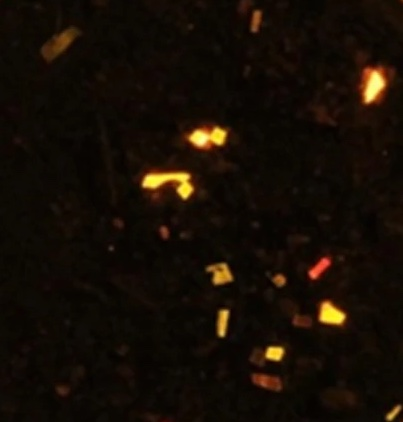
#> input picture test-images/test_image_3.jpg, 403 x 422 px
$ python analyze_microplastics.py
#> lines starting #> are read from the running program, lines starting #| are printed output that depends on the picture; after the words box and inside, x2 and y2 are one past the last pixel; in counts of white or black regions, pixels touching at a corner belong together
import cv2
import numpy as np
import matplotlib.pyplot as plt
import os

def analyze_microplastics(image_path, min_area=10, max_area=5000, low_thresh=10, high_thresh=30, show_plot=True):
    """
    Analyze a fluorescence image for microplastic particles.

    Args:
        image_path (str): Path to the captured image file.
        min_area (int): Minimum contour area to count (in pixels).
        max_area (int): Maximum contour area to count.
        low_thresh (int): Max count for 'Low' classification.
        high_thresh (int): Max count for 'Medium' classification.
        show_plot (bool): Whether to display the visualization plot.

    Returns:
        particle_count (int): Number of detected particles.
        category (str): 'Low', 'Medium', or 'High'

    Raises:
        ValueError: If min_area > max_area or if thresholds are invalid
        FileNotFoundError: If the image file doesn't exist
    """
#> called with image_path = './test-images/test_image_3.jpg', min_area = 10, max_area = 5000, low_thresh = 10, high_thresh = 30, show_plot = True
    # Input validation
    if min_area > max_area:
        raise ValueError("min_area cannot be greater than max_area")

    # Ensure non-negative areas
    min_area = max(0, min_area)
    max_area = max(0, max_area)

    # Ensure thresholds are non-negative and properly ordered
    low_thresh = max(0, low_thresh)
    high_thresh = max(low_thresh, high_thresh)

    # Check if file exists
    if not os.path.exists(image_path):
        raise FileNotFoundError(f"Image file not found: {image_path}")

    # Load image
    image = cv2.imread(image_path)
#> image is the input picture: shape (422, 403, 3); mean B, G, R 5, 13.4, 21.7
    if image is None:
        raise ValueError(f"Failed to load image: {image_path}")

    print("Processing image for microplastics...")

    # Convert to HSV (Hue, Saturation, Value) color space
    # It separates color information (hue) from intensity (value), making it easier to isolate specific colors.
    # This allows us to create masks based on specific color ranges.
    hsv = cv2.cvtColor(image, cv2.COLOR_BGR2HSV)
#> hsv: shape (422, 403, 3); mean H, S, V 15.2, 197.2, 21.7

    # Define solvatochromic hue ranges
    # These ranges are based on the expected fluorescence emission of solvatochromic dyes like Nile Red.
    # The ranges are defined in HSV color space of (lower_bound, upper_bound), where:
    #   H: Hue of 0-179 (color type)
    #   S: Saturation of 0-255 (color intensity)
    #   V: Value of 0-255 (brightness)
    # 50 is a common threshold for Saturation and Value to ensure we are detecting bright colors.
    color_ranges = {
        "red":    [(0, 50, 50), (10, 255, 255)],
        "orange": [(11, 50, 50), (25, 255, 255)],
        "yellow": [(26, 50, 50), (35, 255, 255)],
        "green":  [(36, 50, 50), (85, 255, 255)]
    }

    # Create masks for each color range
    # cv2.inRange(src, lowerb, upperb) creates a binary mask where pixels within the specified range are set to 255 (white),
    # and pixels outside the range are set to 0 (black).
    # The masks are combined to create a final mask that highlights all the relevant colors.
    final_mask = np.zeros_like(hsv[:, :, 0])
    masks = {}

    # Iterate through each color range and create a mask
    for name, (lower, upper) in color_ranges.items():
        # Convert lower and upper bounds to numpy arrays for cv2.inRange
        lower = np.array(lower)
        upper = np.array(upper)
        mask = cv2.inRange(hsv, lower, upper)
        masks[name] = mask
        final_mask = cv2.bitwise_or(final_mask, mask)
#> this loop made 4 passes
#> pass 1, in analyze_microplastics, `mask = cv2.inRange(hsv, lower, upper)`:
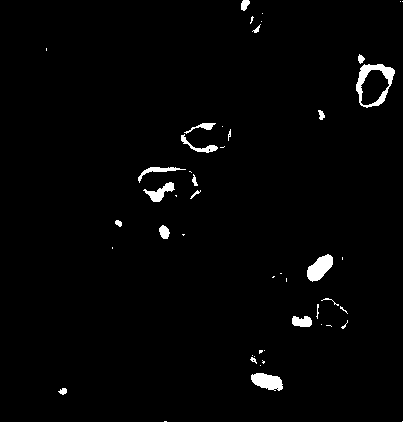
#> mask: shape (422, 403); 1.8% white; 49 white regions (28 under 20 px), largest, box (x1, y1, x2, y2) and area: (356, 64, 395, 108) 608, (307, 254, 333, 282) 438, (251, 373, 283, 391) 403
#> pass 2, in analyze_microplastics, `mask = cv2.inRange(hsv, lower, upper)`:
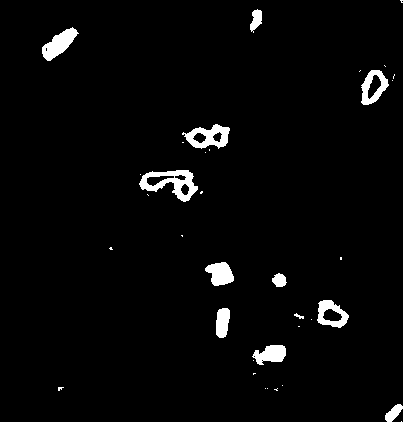
#> mask: shape (422, 403); 2.9% white; 36 white regions (24 under 20 px), largest, box (x1, y1, x2, y2) and area: (139, 170, 198, 202) 855, (182, 124, 230, 149) 634, (42, 27, 79, 61) 598
#> pass 3, in analyze_microplastics, `mask = cv2.inRange(hsv, lower, upper)`:
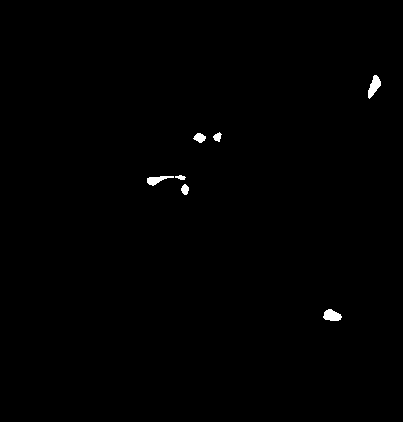
#> mask: shape (422, 403); 0.42% white; 7 white regions, largest, box (x1, y1, x2, y2) and area: (368, 75, 381, 99) 170, (323, 309, 342, 321) 163, (147, 176, 174, 186) 134
#> after the loop:
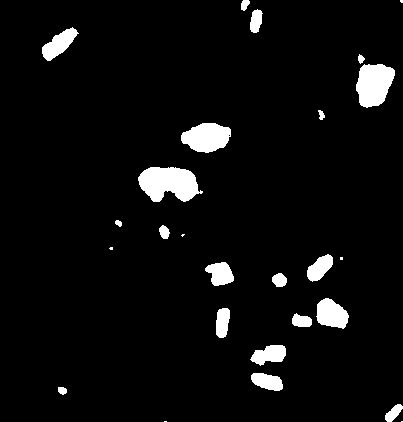
#> final_mask: shape (422, 403); 5.1% white; 26 white regions (6 under 20 px), largest, box (x1, y1, x2, y2) and area: (138, 167, 203, 202) 1608, (356, 64, 395, 108) 1278, (181, 123, 231, 153) 1094
#> after the loop, masks = 4 items

    # Red + Orange mask
    red_orange_mask = cv2.bitwise_or(masks["red"], masks["orange"])

    # Blur to reduce noise.
    # Fluorescence images often have speckle noise or small bright pixels not related to microplastics.
    # Blurring helps smooth out these high-frequency artifacts before thresholding.
    # Sharp edges or pixel spikes can confuse the thresholding process.
    # Threshold algorithms (like Otsu’s method) work better when the image is smoothed.
    # It helps ensure that true signals (plastics) stand out from background variations.
    blurred = cv2.GaussianBlur(final_mask, (5, 5), 0)

    # Threshold (Otsu’s method)
    # Otsu's method automatically determines a threshold value to separate foreground from background.
    # It is particularly useful for images with bimodal histograms, like fluorescence images.
    # cv2.threshold(src, thresh_value, max_value, method)
    # thresh_value: initial threshold — set to 0 to enable Otsu’s auto-calculation
    # method
    #   THRESH_BINARY: pixels > threshold → 255 (white); others → 0 (black)
    #   THRESH_OTSU: automatically calculates the optimal threshold to separate foreground from background based on image histogram
    _, binary = cv2.threshold(blurred, 0, 255, cv2.THRESH_BINARY + cv2.THRESH_OTSU)
#> binary: shape (422, 403); 5.1% white; 24 white regions (4 under 20 px), largest, box (x1, y1, x2, y2) and area: (138, 167, 203, 202) 1614, (356, 64, 395, 108) 1277, (181, 123, 231, 153) 1096

    # Morphological cleanup
    # Morphological operations help remove small noise and enhance the structure of detected particles.
    # cv2.getStructuringElement(shape, ksize) creates a structuring element for morphological operations.
    #   shape: cv2.MORPH_ELLIPSE, which creates an elliptical structuring element, which is effective for circular particles.
    #   ksize: size of the structuring element (3x3 in this case)
    # cv2.MORPH_OPEN: removes small objects from the foreground (noise) while preserving larger structures.
    kernel = cv2.getStructuringElement(cv2.MORPH_ELLIPSE, (3, 3))
    cleaned = cv2.morphologyEx(binary, cv2.MORPH_OPEN, kernel)
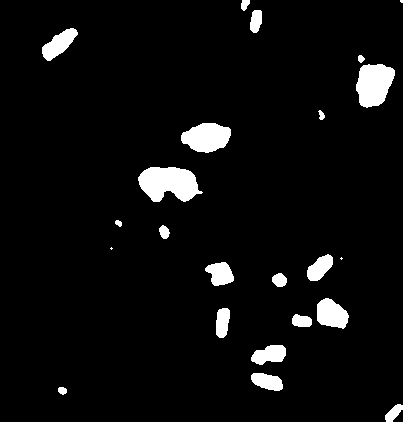
#> cleaned: shape (422, 403); 5.1% white; 23 white regions (3 under 20 px)

    # Find contours
    # cv2.findContours(image, mode, method) detects contours in a binary image.
    #   mode: cv2.RETR_EXTERNAL retrieves only the outer contours (useful for counting particles)
    #   method: cv2.CHAIN_APPROX_SIMPLE compresses horizontal, vertical, and diagonal segments and leaves only their endpoints.
    #       This reduces memory usage and speeds up contour processing.
    # The contours are stored in a list, where each contour is represented as an array of points.
    # The second return value is the hierarchy of contours, which we don't need here.
    contours, _ = cv2.findContours(cleaned, cv2.RETR_EXTERNAL, cv2.CHAIN_APPROX_SIMPLE)
#> contours = 23 contours, 3 with area under 20; largest, box (x1, y1, x2, y2) and area: (138, 167, 203, 202) 1536, (356, 64, 395, 108) 1214, (181, 123, 231, 153) 1036, (317, 298, 349, 329) 670, (42, 28, 78, 61) 557

    # Count valid particles
    count = 0
    for cnt in contours:
        area = cv2.contourArea(cnt)
        if min_area < area < max_area:
            count += 1
#> this loop made 23 passes
#> area on passes 1 to 8: 159, 44, 377, 450.5, 182.5, 307.5, 670, 139.5
#> after the loop, count = 20

    category = "Low" if count < low_thresh else "Medium" if count < high_thresh else "High"
#> category = 'Medium'

    # Draw contours on the cleaned image
    # This step visualizes the detected contours on the cleaned image.
    # cv2.drawContours(image, contours, contourIdx, color, thickness)
    #   image: the image on which to draw the contours
    #   contours: list of contours to draw
    #   contourIdx: -1 means draw all contours; you can specify an index to draw a specific contour
    #   color: color of the contours (green in this case)
    #   thickness: thickness of the contour lines in pixels
    contour_img = image.copy()
    cv2.drawContours(contour_img, contours, -1, (0, 255, 0), 1)
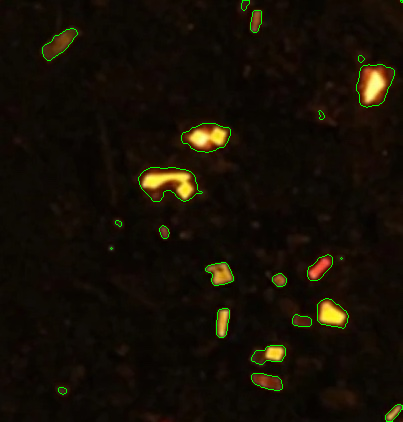
#> contour_img: shape (422, 403, 3); 0.75% of pixels changed, all inside (x1, y1, x2, y2) = (42, 0, 403, 422)

    # Visualize only if show_plot is True
    if show_plot:
        fig, axes = plt.subplots(2, 3, figsize=(16, 10))
        axes[0, 0].imshow(cv2.cvtColor(image, cv2.COLOR_BGR2RGB))
        axes[0, 0].set_title("Original image")
        axes[0, 0].axis('off')

        axes[0, 1].imshow(red_orange_mask, cmap='gray')
        axes[0, 1].set_title("Red + orange channels")
        axes[0, 1].axis('off')

        axes[0, 2].imshow(final_mask, cmap='gray')
        axes[0, 2].set_title("All hue channel ranges")
        axes[0, 2].axis('off')

        axes[1, 0].imshow(blurred, cmap='gray')
        axes[1, 0].set_title("Blurred image")
        axes[1, 0].axis('off')

        axes[1, 1].imshow(cleaned, cmap='gray')
        axes[1, 1].set_title("Cleaned image")
        axes[1, 1].axis('off')

        axes[1, 2].imshow(cv2.cvtColor(contour_img, cv2.COLOR_BGR2RGB))
        axes[1, 2].set_title("Contours detected")
        axes[1, 2].axis('off')

        plt.suptitle(f"Detected particles: {count} → Category: {category}", fontsize=14)
        plt.tight_layout()
        plt.show()
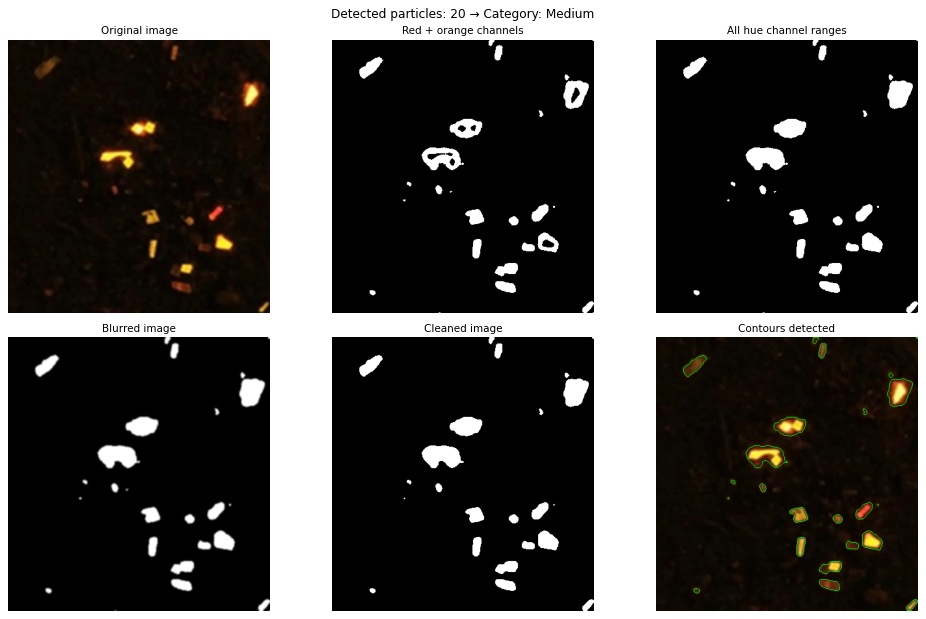
#> figure drawn by matplotlib, 6 panels

    return count, category

if __name__ == "__main__":
    # Example usage
    image_file = "./test-images/test_image_3.jpg"
    count, level = analyze_microplastics(image_file)
#> count = 20; level = 'Medium'
    print(f"Detected particles: {count} → Category: {level}")
#| Detected particles: 20 → Category: Medium

$ run again, with test-images/test_image_1.jpg copied over test-images/test_image_3.jpg
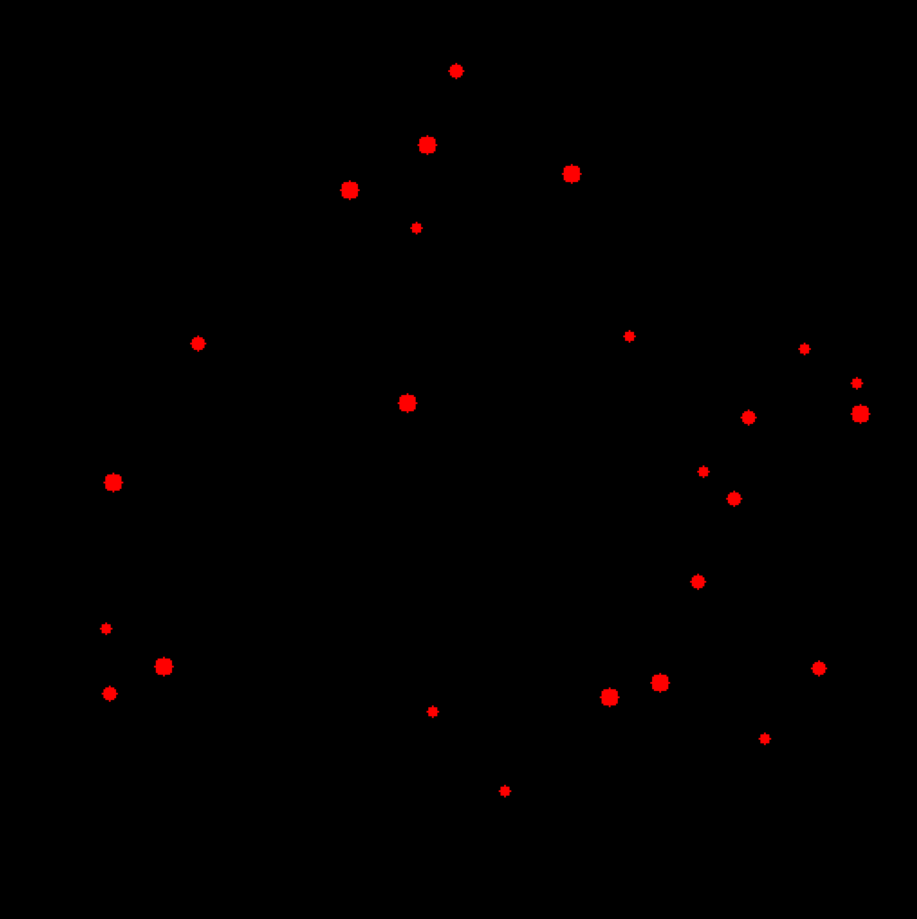
#> input picture test-images/test_image_1.jpg, 917 x 919 px
#> in analyze_microplastics, image is the input picture: shape (919, 917, 3); mean B, G, R 0, 0, 1.3
#> hsv: shape (919, 917, 3); mean H, S, V 0, 1.7, 1.3
#> the loop in analyze_microplastics, `for name, (lower, upper) in color_ranges.items():` made 4 passes
#> pass 1, in analyze_microplastics, `mask = cv2.inRange(hsv, lower, upper)`:
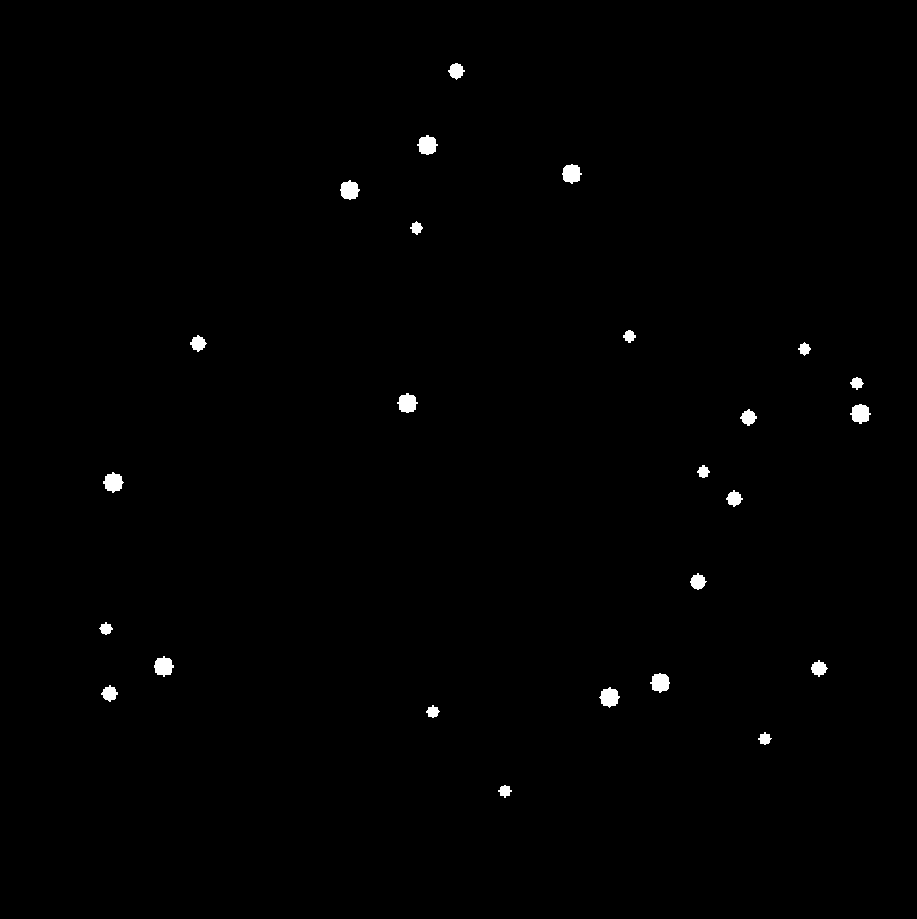
#> mask: shape (919, 917); 0.58% white; 25 white regions, largest, box (x1, y1, x2, y2) and area: (103, 472, 124, 493) 293, (397, 393, 418, 413) 292, (154, 656, 174, 677) 292
#> after the loop in analyze_microplastics, `for name, (lower, upper) in color_ranges.items():`: masks = 4 items
#> binary: shape (919, 917); 0.6% white; 25 white regions, largest, box (x1, y1, x2, y2) and area: (103, 472, 123, 493) 304, (600, 687, 620, 707) 301, (397, 393, 418, 413) 300
#> cleaned: shape (919, 917); 0.59% white; 25 white regions
#> contours = 25 contours; largest, box (x1, y1, x2, y2) and area: (103, 472, 123, 493) 275, (600, 687, 620, 707) 272, (397, 393, 418, 413) 271, (154, 656, 174, 677) 268, (417, 135, 438, 155) 268
#> the loop in analyze_microplastics, `for cnt in contours:` made 25 passes
#> area on passes 1 to 8: 99, 97, 99, 272, 165.5, 262.5, 168, 268.5
#> after the loop in analyze_microplastics, `for cnt in contours:`: count = 25
#> category = 'Medium'
#> in analyze_microplastics, `cv2.drawContours(contour_img, contours, -1, (0, 255, 0), 1)`:
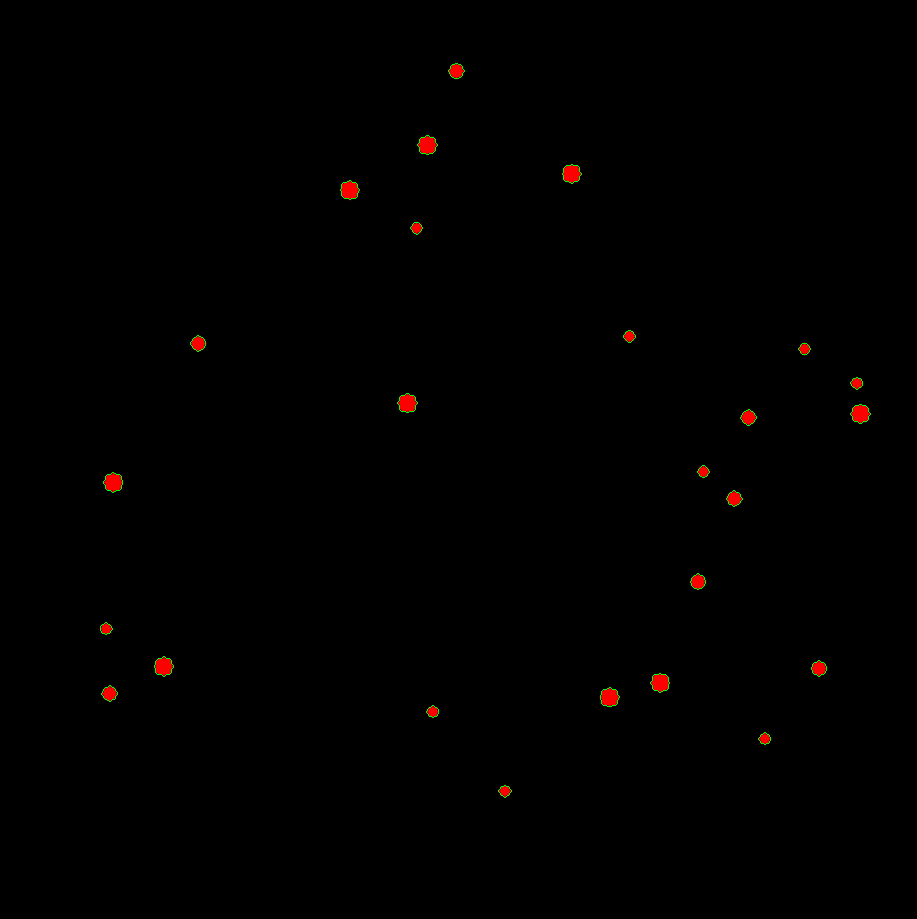
#> contour_img: shape (919, 917, 3); 0.13% of pixels changed, all inside (x1, y1, x2, y2) = (100, 63, 871, 798)
#> `count, level = analyze_microplastics(image_file)`: count = 25; level = 'Medium'
#| Detected particles: 25 → Category: Medium

$ run again, with test-images/test_image_2.jpg copied over test-images/test_image_3.jpg
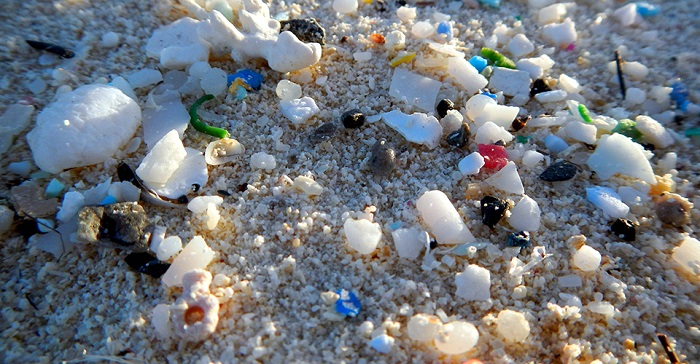
#> input picture test-images/test_image_2.jpg, 700 x 364 px
#> in analyze_microplastics, image is the input picture: shape (364, 700, 3); mean B, G, R 124.9, 118.7, 113.6
#> hsv: shape (364, 700, 3); mean H, S, V 81.9, 63.1, 134.6
#> after the loop in analyze_microplastics, `for name, (lower, upper) in color_ranges.items():`:
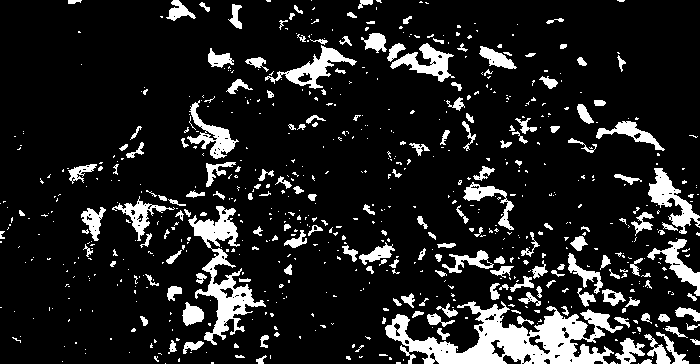
#> final_mask: shape (364, 700); 13.2% white; 712 white regions (532 under 20 px), largest, box (x1, y1, x2, y2) and area: (385, 301, 623, 364) 6805, (188, 206, 266, 345) 3031, (648, 168, 700, 234) 1179
#> after the loop in analyze_microplastics, `for name, (lower, upper) in color_ranges.items():`: masks = 4 items
#> binary: shape (364, 700); 13.8% white; 392 white regions (211 under 20 px), largest, box (x1, y1, x2, y2) and area: (385, 301, 623, 364) 7300, (195, 248, 266, 345) 2160, (648, 168, 700, 234) 1330
#> cleaned: shape (364, 700); 13.2% white; 309 white regions (137 under 20 px)
#> contours = 309 contours, 165 with area under 20; largest, box (x1, y1, x2, y2) and area: (385, 301, 613, 364) 6631, (195, 248, 266, 345) 1966, (648, 168, 700, 234) 1190, (265, 39, 356, 89) 1140, (188, 206, 238, 248) 1020
#> the loop in analyze_microplastics, `for cnt in contours:` made 309 passes
#> area on passes 4, 7, 14, 15, 17, 18, 21, 22: 30.5, 36.5, 122.5, 46.5, 26.5, 381, 49, 282
#> after the loop in analyze_microplastics, `for cnt in contours:`: count = 184
#> category = 'High'
#> in analyze_microplastics, `cv2.drawContours(contour_img, contours, -1, (0, 255, 0), 1)`:
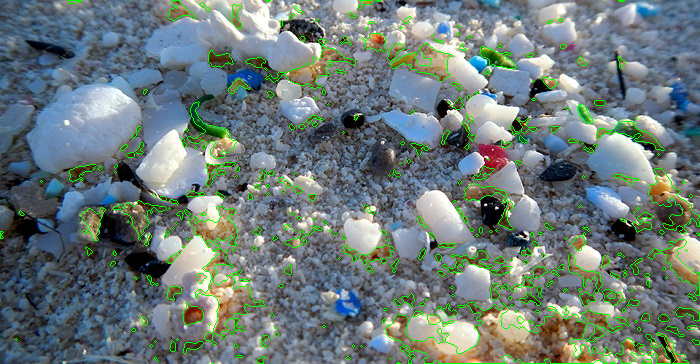
#> contour_img: shape (364, 700, 3); 3.72% of pixels changed, all inside (x1, y1, x2, y2) = (0, 0, 700, 364)
#> `count, level = analyze_microplastics(image_file)`: count = 184; level = 'High'
#| Detected particles: 184 → Category: High
